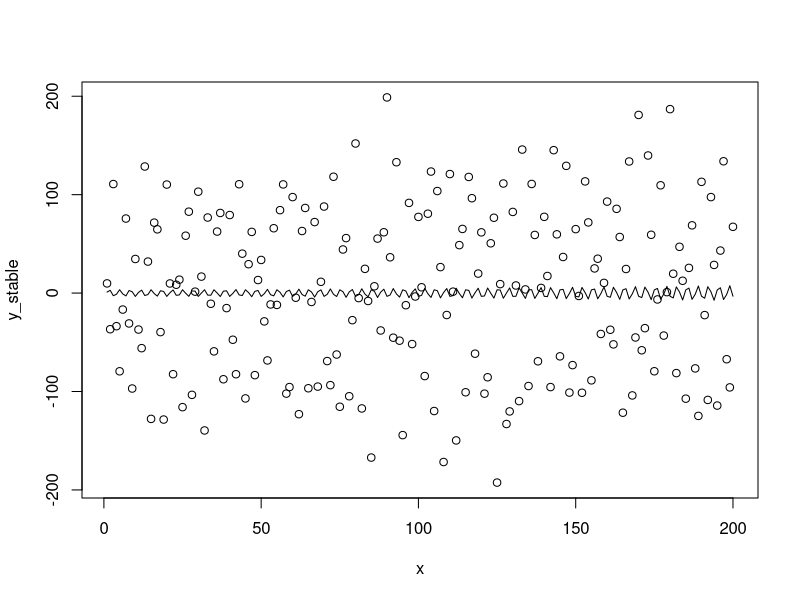
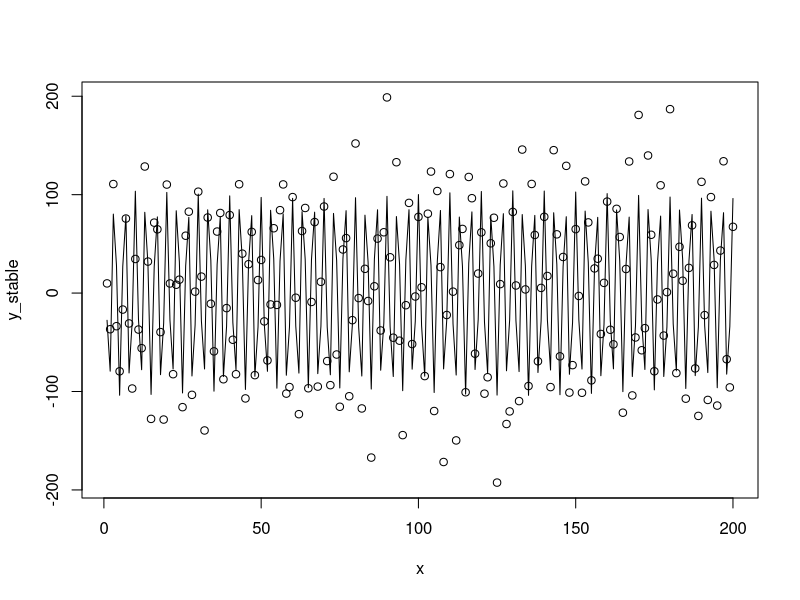
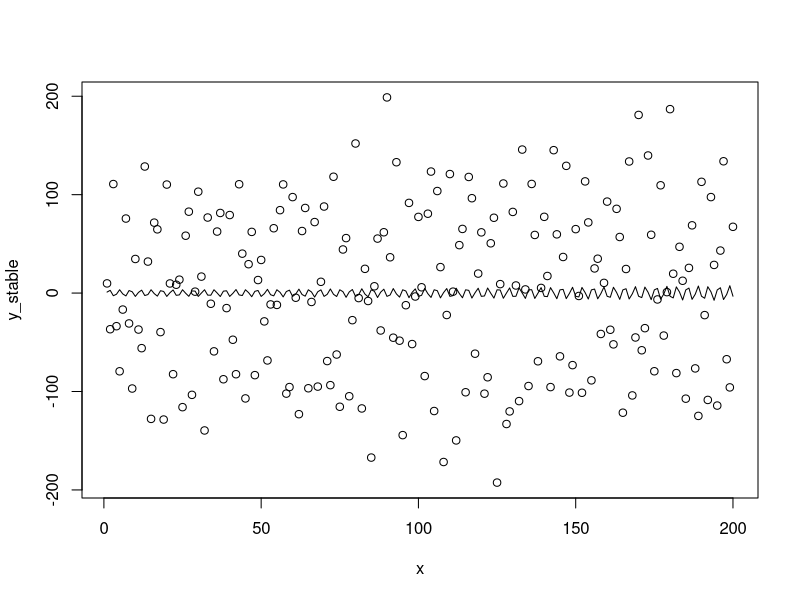

Source code (R) for these figures, in order:
# The Weierstrass function

wf <- function(x,n,a,b)
{
  v <- NULL
  for(j in 1:n)
  {
    v[j] <- (a^j)*cos((b^j)*x)
  }
  return(sum(v))
}

# The parameters initialization
a <- 100
b <- 71
# wf_iteration is 1, which means the data is in stable period

# The residual's IIDN parameters
std_dev <- 40
n <- 200            # the number of parameters
u <- rnorm(n,0,std_dev)
x <- 1:n


# The stable data is generated, along with the trend.
y_stable <- NULL
y_stable_trend <- NULL

for(i in 1:n)
{
  y_stable[i] <- wf(x[i],1,a,b) + u[i]
  y_stable_trend[i] <- wf(x[i],1,a,b)
}





# -------------------------- 1. NLS function -------------------------- #

# The nls function in R is used for the nonlinear estimations. However, it
# requires some parameters with which it begins the estimations. The alpha
# and beta are initialized with the data generating parameters.
init_parameters <- list(alpha = a, beta = b)

model_nls_stable <- nls(y_stable ~ alpha*cos(beta*x), start = init_parameters)
summary(model_nls_stable)

# The line function plots the difference between actual trend and fitted model
plot(x, y_stable)
lines(x, y_stable_trend - fitted(model_nls_stable))





# ------------------- 2. Manual Calculations ------------------- #

# A manual calculation is also provided to check efficiency.
b_est_func <- function(b_coeff)
{
    (
      sum( x*y_stable * sin(b_coeff*x) ) * sum( (cos(b_coeff*x))^2 )
    ) -
    (
      sum( y_stable * cos(b_coeff*x) ) * sum(x*sin(b_coeff*x)*sin(b_coeff*x))
    )
}

b_est <- uniroot(b_est_func, interval = c(b-10,b+10), extendInt = "yes")$root
a_est <- sum( y_stable * cos(b_est*x) ) /
  sum( (cos(b_est*x))^2 )

c(a_est,b_est)

# The plot of the data with the least square technique.
plot(x, y_stable)
lines(x, y_stable_trend - (a_est * cos(b_est * x)))





# --------------------- 3. Minimize RSS --------------------- #

# Minimizing the Residual Sum Squared is to seek parameters for which the RSS
# is minimum. The function to minimize would be as below.

residual_sum_squared <- function(parameters) {
  return(
    sum(
      (y_stable - parameters[1] * cos(parameters[2]*x))^2
    )
  )
}

# The setup to find the required coefficietns are as below.

val <- NULL
for (i in seq(0,100, by = 5)) {
  for (j in seq(0,100, by = 5)){
    temp_est <- optim(c(i,j) , residual_sum_squared)
    val <- rbind(
      val,
      c(temp_est$par,temp_est$value)
    )
  }
}

est_parameters <- val[val[,3] == min(val[,3])][1:2]

plot(x, y_stable)
lines(x, y_stable_trend - (est_parameters[1] * cos(est_parameters[2] * x)))